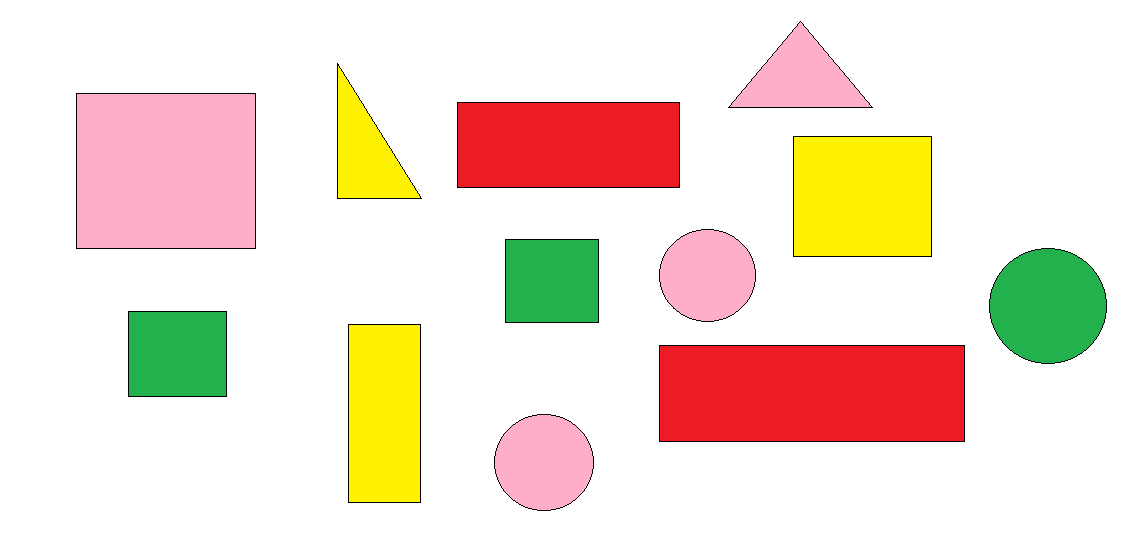
#> input picture Resources/Shapes.png, 1125 x 537 px
$ python Chap8.py
#> lines starting #> are read from the running program, lines starting #| are printed output that depends on the picture; after the words box and inside, x2 and y2 are one past the last pixel; in counts of white or black regions, pixels touching at a corner belong together
import cv2
import numpy as np

def getContours(img):
    contours,heirarchy = cv2.findContours(img,cv2.RETR_EXTERNAL,cv2.CHAIN_APPROX_NONE)
    for cnt in contours:
        area = cv2.contourArea(cnt)
        print(area)
        if area>500:
            cv2.drawContours(imgContour,cnt,-1,(255,0,0),3)
            peri = cv2.arcLength(cnt,True)
            #print(peri)
            approx = cv2.approxPolyDP(cnt,0.02*peri,True)
            print(len(approx))
            objCor = len(approx)
            x, y, w, h = cv2.boundingRect(approx)
            if objCor == 3: objectType = "Tri"
            elif objCor == 4:
                asr = w/float(h)
                if asr >0.95 and asr <1.05: objectType = "Square"
                else: objectType = "Rectangle"
            elif objCor >4: objectType ="Circle"
            else : objectType = "none"
            cv2.rectangle(imgContour,(x,y),(x+w,y+h),(0,255,0),2)
            cv2.putText(imgContour,objectType,(x+(w//2)-10,y+(h//2)-10),cv2.FONT_ITALIC,0.5,(0,0,0),2)
path = "Resources/Shapes.png"

img = cv2.imread(path)
#> img is the input picture: shape (537, 1125, 3); mean B, G, R 209.1, 224.4, 241.8
imgContour = img.copy()
imgGray = cv2.cvtColor(img,cv2.COLOR_BGR2GRAY)
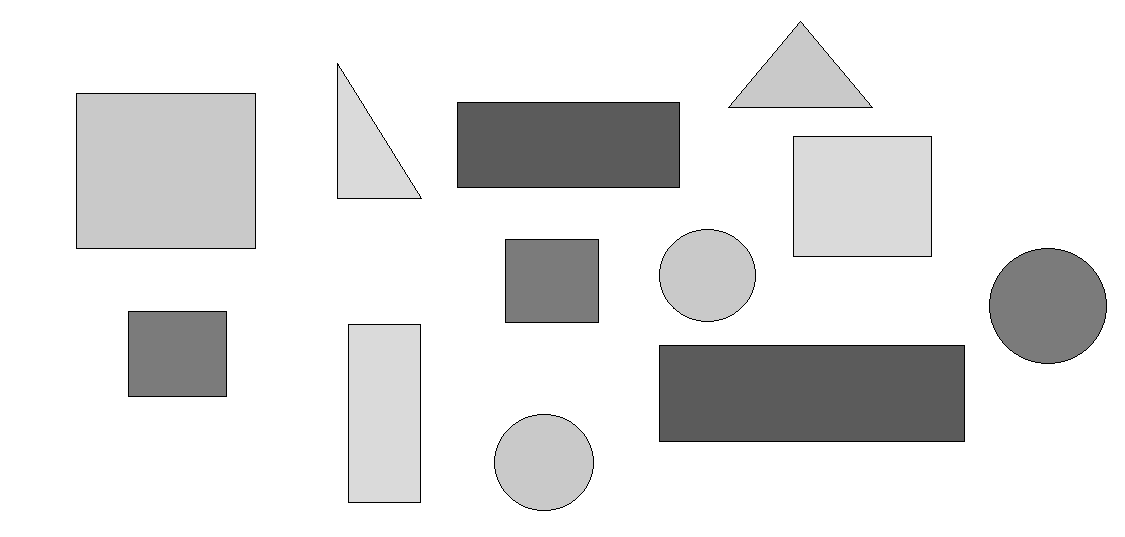
#> imgGray: shape (537, 1125); min 0, max 255, mean 227.8
imgBlur = cv2.GaussianBlur(imgGray,(7,7),1)
imgCanny = cv2.Canny(imgBlur,50,50)
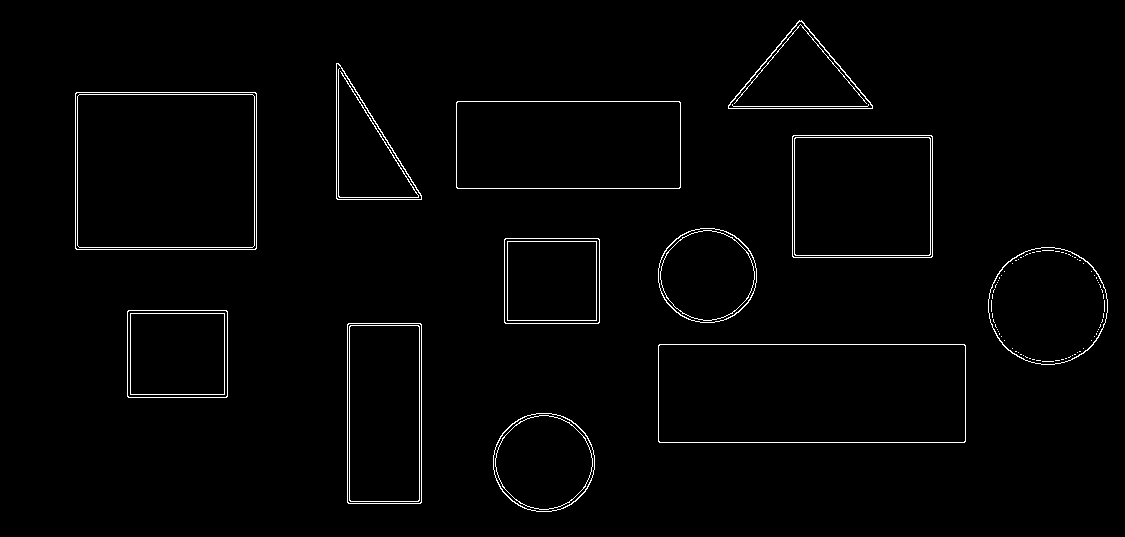
#> imgCanny: shape (537, 1125); 1.6% white in thin lines or dots, all inside (x1, y1, x2, y2) = (75, 20, 1108, 512)
getContours(imgCanny)
#> in getContours, `contours,heirarchy = cv2.findContours(img,cv2.RETR_EXTERNAL,cv2.CHAIN_..`: contours = 12 contours; largest, box (x1, y1, x2, y2) and area: (658, 344, 966, 443) 30084, (75, 92, 257, 250) 28415, (456, 101, 681, 189) 19486, (792, 135, 933, 258) 17078, (347, 323, 422, 504) 13318
#> the loop in getContours, `for cnt in contours:` made 12 passes
#> (area, peri, approx, objCor, x, y, w, h) on passes 2, 3, 4, 6, 8, 9, 10: (30084, 807.7, [[658, 345], [659, 442], [965, 441], [964, 344]], 4, 658, 344, 308, 99), (13318, 505.7, [[348, 323], [347, 502], [420, 503], [421, 324]], 4, 347, 323, 75, 181), (8698, 371.7, [[127, 311], [128, 397], [227, 396], [226, 310]], 4, 127, 310, 101, 88), (8073, 357.7, [[504, 239], [505, 323], [599, 322], [598, 238]], 4, 504, 238, 96, 86), (17078, 521.7, [[792, 136], [793, 257], [932, 256], [931, 135]], 4, 792, 135, 141, 123), (19486, 619.7, [[456, 102], [457, 188], [680, 187], [679, 101]], 4, 456, 101, 225, 88), (28415, 673.7, [[75, 93], [76, 249], [256, 248], [255, 92]], 4, 75, 92, 182, 158)
#> (area, peri, approx, objCor, x, y, w, h) on passes 11 to 12: (6106, 392.8, [[336, 63], [336, 198], [421, 199]], 3, 336, 63, 86, 137), (6650, 381.6, [[728, 105], [872, 108], [801, 20]], 3, 728, 20, 145, 89)
#> (printed output is left out)
#> after the loop in getContours, `for cnt in contours:`:
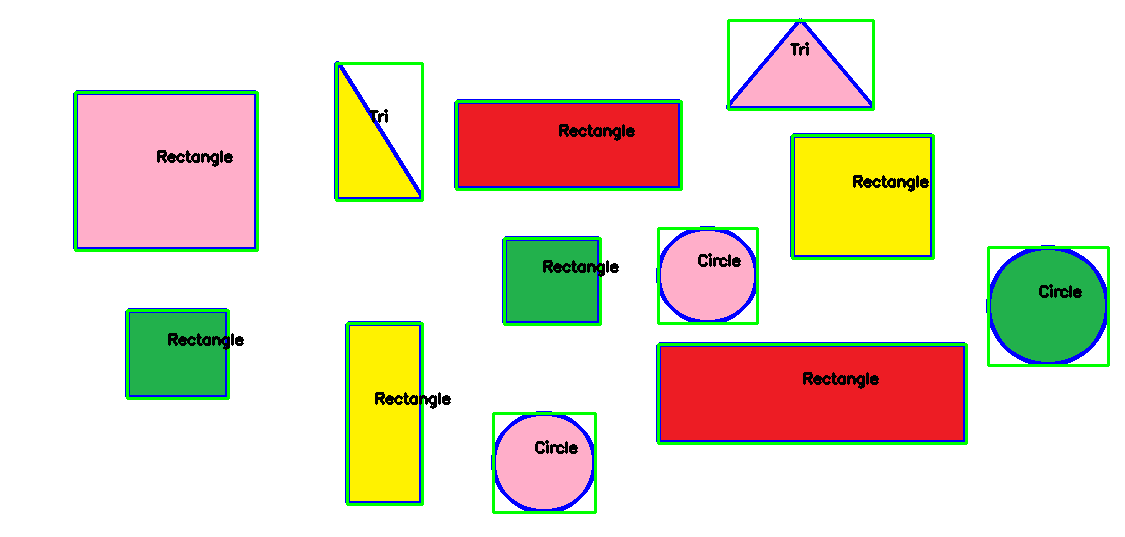
#> imgContour: shape (537, 1125, 3); 6.03% of pixels changed, all inside (x1, y1, x2, y2) = (73, 18, 1110, 514)
cv2.imshow("Image",img)
cv2.imshow("Gray Image",imgGray)
cv2.imshow("Blur Image",imgBlur)
cv2.imshow("Canny Image",imgCanny)
cv2.imshow("Contour Image",imgContour)

cv2.waitKey(0)

$ run again, with Resources/Cards.jpg saved as Resources/Shapes.png
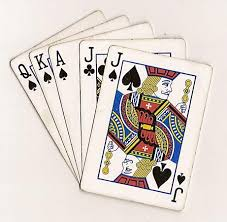
#> input picture Resources/Cards.jpg, 227 x 222 px
#> img is the input picture: shape (222, 227, 3); mean B, G, R 205, 210.9, 219.7
#> `imgCanny = cv2.Canny(imgBlur,50,50)`:
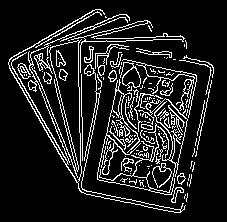
#> imgCanny: shape (222, 227); 12.8% white in thin lines or dots, all inside (x1, y1, x2, y2) = (8, 9, 214, 213)
#> contours = 155 contours, 137 with area under 20; largest, box (x1, y1, x2, y2) and area: (8, 9, 186, 213) 2796, (97, 79, 188, 195) 470, (120, 62, 141, 89) 248, (34, 53, 53, 74) 107, (122, 59, 197, 118) 105
#> the loop in getContours, `for cnt in contours:` made 155 passes
#> (area, peri, objCor, x, y, w, h, objectType) on pass 155: (2796, 3017.9, 10, 8, 13, 177, 197, 'Circle')
#> (printed output is left out)
#> after the loop in getContours, `for cnt in contours:`:
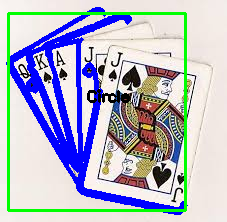
#> imgContour: shape (222, 227, 3); 17.86% of pixels changed, all inside (x1, y1, x2, y2) = (6, 7, 188, 215)
